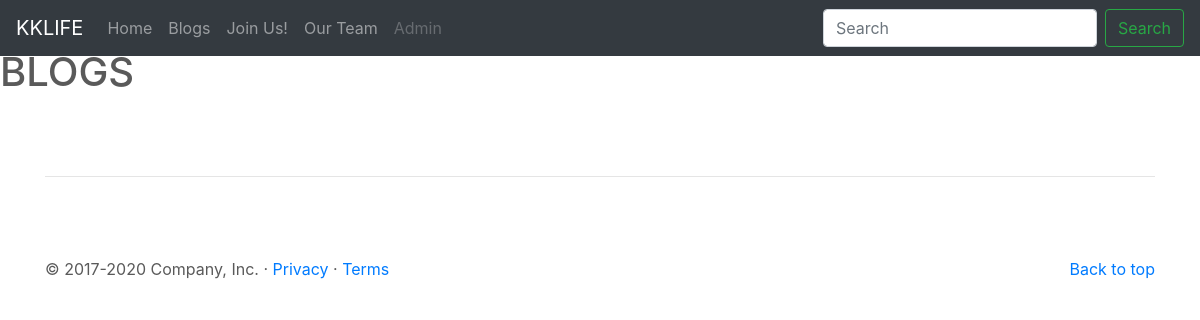
The app's page /blogs, older data.
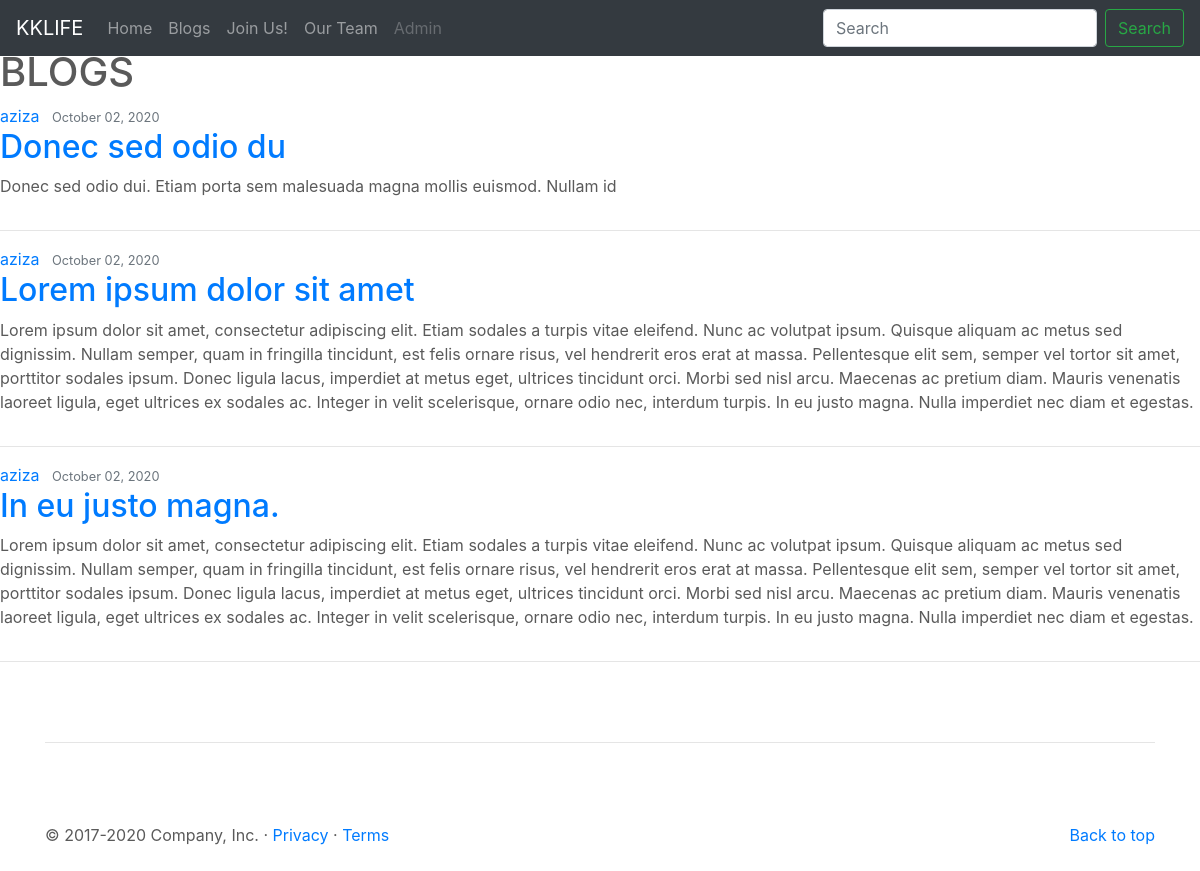
The same page, newer data.
### kklife/models.py (models this page shows, shortened)
class Blog(models.Model):
    author = models.ForeignKey(User, on_delete=models.CASCADE)
    title = models.CharField(max_length=150)
    published_date = models.DateTimeField(auto_now=True)
    blog_content = models.TextField()

class User(models.Model):
    name = models.CharField(max_length=100)
    email = models.CharField(max_length=100)
    ph_no = models.IntegerField()
    any_message = models.TextField()
    def __str__(self):
        return f"{self.name}"

### kklife/views.py (the view)
# urls.py: path('blogs', views.blogs, name="blogs"),
def blogs(request):
    return render(request, 'kklife/blogs.html', {
        'blogs' : Blog.objects.all()
    })

### kklife/templates/kklife/blogs.html
{% extends 'kklife/base.html' %}
{% block content %}
<h1> BLOGS </h1>
    {% for blog in blogs %}
        <article class="media content-section">
            <div class="media-body">
            <div class="article-metadata">
                <a class="mr-2" href="#">{{ blog.author }}</a>
                <small class="text-muted">{{ blog.published_date|date:"F d, Y" }}</small>
            </div>
            <h2><a class="article-title" href="#">{{ blog.title }}</a></h2>
            <p class="article-content">{{ blog.blog_content }}</p>
            </div>
        </article>
        <hr>
    {% endfor %}
{% endblock %}

### kklife/templates/kklife/base.html (shortened to what this page needs)
<!DOCTYPE html>
<html>
<head>
    <link rel="stylesheet" href="https://stackpath.bootstrapcdn.com/bootstrap/4.5.0/css/bootstrap.min.css"
>
    {% load static %}
    <link rel="stylesheet" href="{% static 'kklife/style.css' %}">
</head>
<body>
    <header>
        <div class="conteiner">
            <nav class="navbar navbar-expand-md navbar-dark fixed-top bg-dark">
                <a class="navbar-brand" href="/">KKLIFE</a>
                <div class="collapse navbar-collapse" id="navbarCollapse">
                    <ul class="navbar-nav mr-auto">
                        <li class="nav-item ">
                            <a class="nav-link" href="/">Home <span class="sr-only">(current)</span></a>
                        </li>
                        <li class="nav-item">
                            <a class="nav-link " href="/blogs">Blogs</a>
                        </li>
                        <li class="nav-item ">
                            <a class="nav-link " href="/joinnow">Join Us!</a>
                        </li>
                        <li class="nav-item">
                            <a class="nav-link " href="/team">Our Team</a>
                        </li>
                        <li class="nav-item">
                            <a class="nav-link disabled" href="#" tabindex="-1" aria-disabled="true">Admin</a>
                        </li>
                    </ul>
                    <form class="form-inline mt-2 mt-md-0">
                        <input class="form-control mr-sm-2" type="text" placeholder="Search" aria-label="Search">
                        <button class="btn btn-outline-success my-2 my-sm-0" type="submit">Search</button>
                    </form>
                </div>
            </nav>
        </div>
    </header>
        {% block content %}
        {% endblock %}
        <footer class="container text-center sticky-bottom" >
            <hr class="featurette-divider" >
            <p class="float-right"><a href="#">Back to top</a></p>
            <p class="float-left">© 2017-2020 Company, Inc. · <a href="#">Privacy</a> · <a href="#">Terms</a></p>
        </footer>
</body>
</html>

### kklife/static/kklife/style.css (style rules this page uses)
body { padding-top: 3rem; padding-bottom: 3rem; color: #5a5a5a; }
.featurette-divider { margin: 5rem 0; }

Row changes from the older to the newer data that the page shows:
added Blog: author "aziza", published_date "October 02, 2020", title "Donec sed odio du", blog_content "Donec sed odio dui. Etiam porta sem malesuada magna mollis euismod. Nullam id"
added Blog: author "aziza", published_date "October 02, 2020", title "Lorem ipsum dolor sit amet", blog_content "Lorem ipsum dolor sit amet, consectetur adipiscing elit. Etiam sodales a turpis vitae eleifend. Nunc ac volutpat ipsum. Quisque aliquam ac metus sed dignissim. Nullam semper, quam in fringilla tincidunt, est felis ornare risus, vel hendrerit eros erat at massa. Pellentesque elit sem, semper vel tortor sit amet, porttitor sodales ipsum. Donec ligula lacus, imperdiet at metus eget, ultrices tincidunt orci. Morbi sed nisl arcu. Maecenas ac pretium diam. Mauris venenatis laoreet ligula, eget ultrices ex sodales ac. Integer in velit scelerisque, ornare odio nec, interdum turpis. In eu justo magna. Nulla imperdiet nec diam et egestas."
added Blog: author "aziza", published_date "October 02, 2020", title "In eu justo magna.", blog_content "Lorem ipsum dolor sit amet, consectetur adipiscing elit. Etiam sodales a turpis vitae eleifend. Nunc ac volutpat ipsum. Quisque aliquam ac metus sed dignissim. Nullam semper, quam in fringilla tincidunt, est felis ornare risus, vel hendrerit eros erat at massa. Pellentesque elit sem, semper vel tortor sit amet, porttitor sodales ipsum. Donec ligula lacus, imperdiet at metus eget, ultrices tincidunt orci. Morbi sed nisl arcu. Maecenas ac pretium diam. Mauris venenatis laoreet ligula, eget ultrices ex sodales ac. Integer in velit scelerisque, ornare odio nec, interdum turpis. In eu justo magna. Nulla imperdiet nec diam et egestas."
